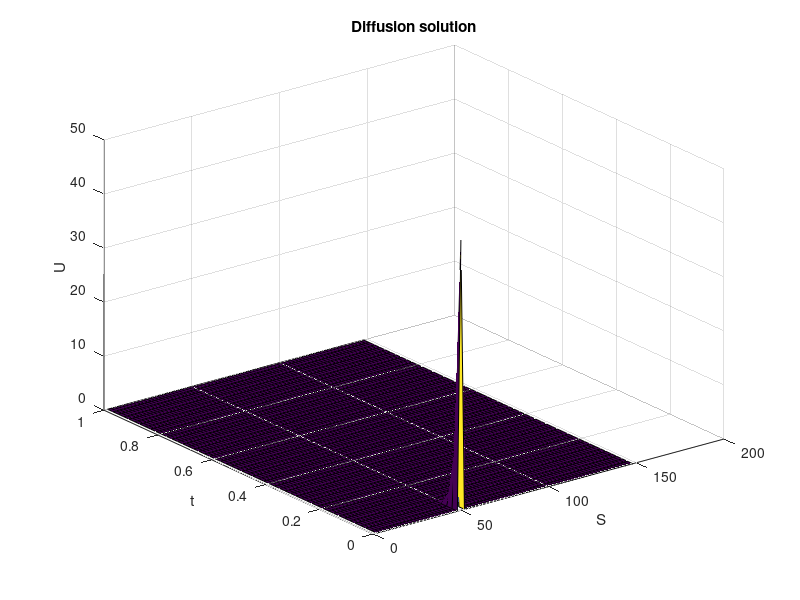
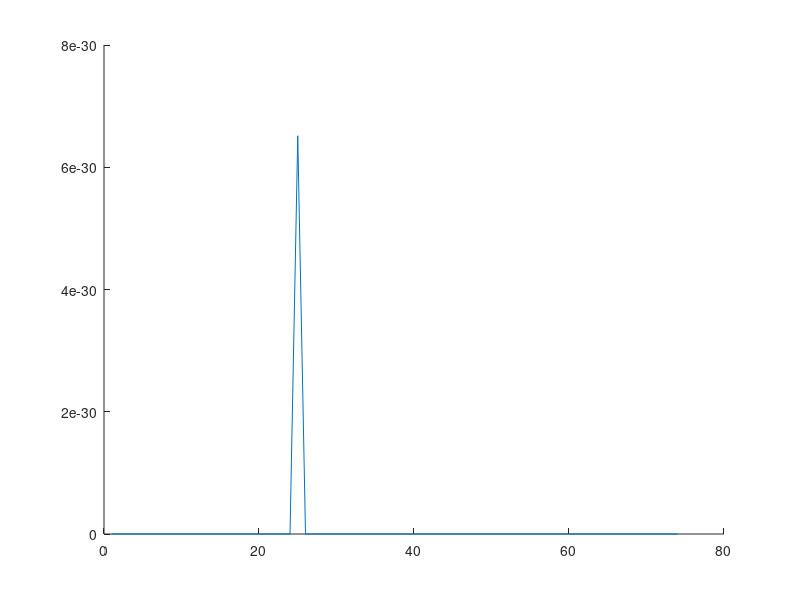

Here is the MATLAB script that generated these plots, in order:
clear 
clc 
rng(0)

X0 = 50; 
Xmax = 3*X0; 
Xmin = 0; 

mu = 0.06; 
sigma = 0.25; 
T = 1; 

M = 50;
N = 75; 
theta = 0.75; 

deltaS = (Xmax - Xmin)/N; 
deltaTau = T/M; 

VT = @(S) (S==X0)./deltaTau ; % for the intial condition 
V0 = @(S,t) S-S; % for the boundary conditions 
Vinf = @(S,t) S-S; % for the boundary conditions

Uinit = @(S) VT(S); 
U0 = @(l,t) V0(l,t); 
Uinf = @(S,t) Vinf(S,t) ;

T1 = diag(ones(N-2,1),1) - diag(ones(N-2,1),-1); 
T2 = -2.*eye(N-1,N-1) + abs(T1); 

A = @(X) mu.*X - 2.*X.*sigma.^2; 
B = @(X) -0.5.*sigma.^2.*(X.^2); 
C = @(X) (mu - sigma.^2).*ones(size(X)); 


X = Xmin + deltaS.*(1:N-1); 

F = diag(1-C(X)).*deltaTau ...
    - (deltaTau./(2.*deltaS)).*diag(A(X)).*T1 ...
    - (deltaTau/deltaS.^2).*diag(B(X)).*T2 ; 
G = 2.*eye(size(F)) - F; 


m = 0:M; 
U0m = U0(Xmin.*ones(1,M+1), m.*deltaTau); 
UNm = Uinf(Xmax.*ones(1,M+1), m.*deltaTau); 

FirstRow = 0.5*deltaTau*((Xmin/deltaS) + 1)*...
    (sigma.^2*((Xmin/deltaS) + 1)- mu).*U0m; 

LastRow = 0.5*deltaTau*(Xmax/deltaS - 1)*...
    (sigma.^2*((Xmax/deltaS) - 1)+ mu).*UNm;

bm =  zeros(N-1,M+1);  
  
U = zeros(N-1,M+1); 
U0n = Uinit(Xmin + (1:N-1).*deltaS); 
U(:,1) = U0n.'; 
I = eye(N-1,N-1); 

for ix = 2:M+1
    A = (theta.*G+(1-theta).*I); 
    y = (((1-theta).*F+theta.*I)*U(:,ix-1)...
        + (1-theta).*bm(:,ix-1) + theta.*bm(:,ix)) ; 
    U(:,ix) = A\y;  
end 
U; 
% You include intial conditions but you exclude boundary conditions 
dim = Xmax - Xmin -1; 
t = deltaTau.*(0:M); 
s = Xmin + deltaS.*(1:N-1); 
[Tt,S] = meshgrid(t,s) ; 
figure()
surf(S,Tt,U)
zlabel('U')
xlabel('S') 
ylabel('t') 
title('Diffusion solution') 

figure() 
hold on 
plot(U(:,end) )
